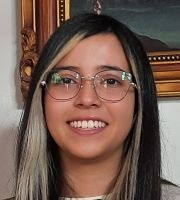
%> input picture fotos11/92717446-a0dc-4396-8f4e-0f59cf4ae1d8.jpg, 180 x 200 px; its folder holds only this picture in this run
$ octave Punto11.m   (GNU Octave 9; MATLAB toolbox functions it lacks are replaced by stand-ins)
%> lines starting %> are read from the running program, lines starting %| are printed output that depends on the picture
f=dir('fotos11/*.jpg');
files={f.name};

for k=1:length(f)
  Im{k}=imread(strcat('fotos11/',files{k}));
end

% Escala de grises
for k=1:length(f)
  gris{k}=rgb2gray(Im{k});
  gris2double{k} = im2double (gris{k});

end
%> after the loop, gris = 1 item; gris2double = 1 item

%montage(gris)


for i=1:length(f)

    sujeto1=gris2double{i};

    for j=1:length(f)
        sujetoJ=gris2double{j};
        Norm1(j) = norm ((( sujeto1 - sujetoJ )) ,1);
        Norm2(j) = norm ((( sujeto1 - sujetoJ )) ,2);
        Norminf(j) = norm (((sujeto1 - sujetoJ )) ,"inf");
        Normfro(j) = norm ((( sujeto1 - sujetoJ)) ,"fro");

    end
    media1=mean(Norm1);
    media2(i)=mean(Norm2);
    mediainf=mean(Norminf);
    media1fro=mean(Normfro);
    mediana(i)=mean(media1+media2+mediainf+media1fro);
end
%> this loop made 1 pass
%> (media1, mediainf, media1fro) on pass 1: (0, 0, 0)
%> pass 1, `sujeto1=gris2double{i};`:
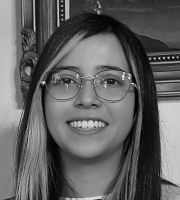
%> sujeto1: size 200x180 double; min 0, max 0.945, mean 0.381
media2
%> media2 = 0
radio=mean(media2)
%> radio = 0
minimo=min(media2)
%> minimo = 0
indice=find(media2==minimo)
%> indice = 1
imshow(gris2double{indice})

$ run again, on fotos11/sujeto20.jpg
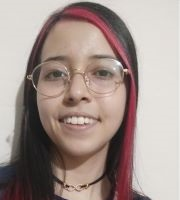
%> input picture fotos11/sujeto20.jpg, 180 x 200 px
%> after the loop `for k=1:length(f)`: gris = 1 item
%> the loop `for i=1:length(f)` made 1 pass
%> (media1, mediainf, media1fro) on pass 1: (0, 0, 0)
%> pass 1, `sujeto1=gris2double{i};`:
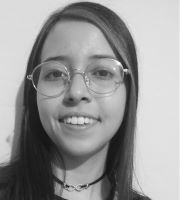
%> sujeto1: size 200x180 double; min 0.0627, max 1, mean 0.593
%> media2 = 0
%> indice = 1

$ run again, on fotos11/Captura.jpg
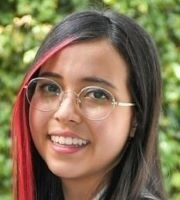
%> input picture fotos11/Captura.jpg, 180 x 200 px
%> after the loop `for k=1:length(f)`: gris = 1 item
%> the loop `for i=1:length(f)` made 1 pass
%> (media1, mediainf, media1fro) on pass 1: (0, 0, 0)
%> pass 1, `sujeto1=gris2double{i};`:
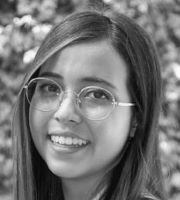
%> sujeto1: size 200x180 double; min 0.00784, max 0.976, mean 0.458
%> media2 = 0
%> indice = 1
